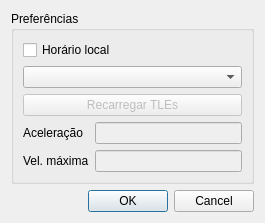
<?xml version="1.0" encoding="UTF-8"?>
<ui version="4.0">
 <class>SettingsDialog</class>
 <widget class="QDialog" name="SettingsDialog">
  <property name="geometry">
   <rect>
    <x>0</x>
    <y>0</y>
    <width>265</width>
    <height>204</height>
   </rect>
  </property>
  <property name="windowTitle">
   <string>Preferências</string>
  </property>
  <layout class="QVBoxLayout" name="verticalLayout">
   <item>
    <widget class="QGroupBox" name="groupBox">
     <property name="title">
      <string>Preferências</string>
     </property>
     <layout class="QFormLayout" name="formLayout">
      <item row="0" column="0" colspan="2">
       <widget class="QCheckBox" name="useLocalTimeCheckbox">
        <property name="text">
         <string>Horário local</string>
        </property>
       </widget>
      </item>
      <item row="1" column="0" colspan="2">
       <widget class="QComboBox" name="serialPortsCombo"/>
      </item>
      <item row="2" column="0" colspan="2">
       <widget class="QPushButton" name="pushButton">
        <property name="enabled">
         <bool>false</bool>
        </property>
        <property name="text">
         <string>Recarregar TLEs</string>
        </property>
       </widget>
      </item>
      <item row="3" column="0">
       <widget class="QLabel" name="label">
        <property name="text">
         <string>Aceleração</string>
        </property>
       </widget>
      </item>
      <item row="3" column="1">
       <widget class="QLineEdit" name="lineEdit">
        <property name="enabled">
         <bool>false</bool>
        </property>
       </widget>
      </item>
      <item row="4" column="0">
       <widget class="QLabel" name="label_2">
        <property name="text">
         <string>Vel. máxima</string>
        </property>
       </widget>
      </item>
      <item row="4" column="1">
       <widget class="QLineEdit" name="lineEdit_2">
        <property name="enabled">
         <bool>false</bool>
        </property>
       </widget>
      </item>
     </layout>
    </widget>
   </item>
   <item>
    <widget class="QDialogButtonBox" name="settingsDialogButtonBox">
     <property name="orientation">
      <enum>Qt::Horizontal</enum>
     </property>
     <property name="standardButtons">
      <set>QDialogButtonBox::Cancel|QDialogButtonBox::Ok</set>
     </property>
    </widget>
   </item>
  </layout>
 </widget>
 <resources/>
 <connections>
  <connection>
   <sender>settingsDialogButtonBox</sender>
   <signal>accepted()</signal>
   <receiver>SettingsDialog</receiver>
   <slot>accept()</slot>
   <hints>
    <hint type="sourcelabel">
     <x>248</x>
     <y>254</y>
    </hint>
    <hint type="destinationlabel">
     <x>157</x>
     <y>274</y>
    </hint>
   </hints>
  </connection>
  <connection>
   <sender>settingsDialogButtonBox</sender>
   <signal>rejected()</signal>
   <receiver>SettingsDialog</receiver>
   <slot>reject()</slot>
   <hints>
    <hint type="sourcelabel">
     <x>316</x>
     <y>260</y>
    </hint>
    <hint type="destinationlabel">
     <x>286</x>
     <y>274</y>
    </hint>
   </hints>
  </connection>
 </connections>
</ui>
